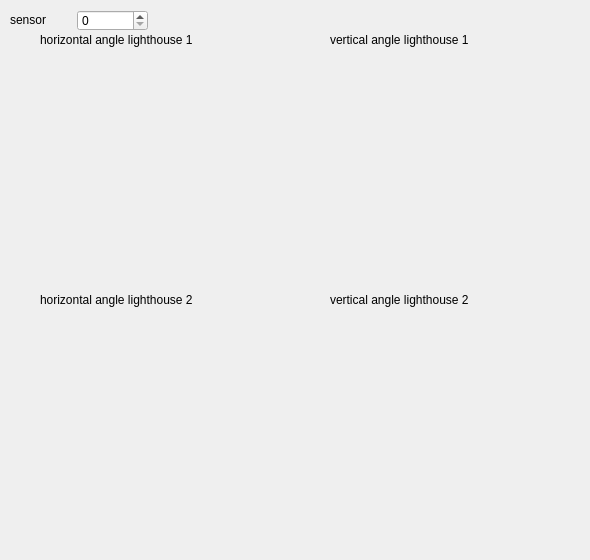
   <widget class="QWidget" name="tab_2">
    <attribute name="title">
     <string>angles</string>
    </attribute>
    <widget class="QCustomPlot" name="horizontal_angle_lighthouse_1" native="true">
     <property name="geometry">
      <rect>
       <x>0</x>
       <y>30</y>
       <width>291</width>
       <height>261</height>
      </rect>
     </property>
     <widget class="QLabel" name="label">
      <property name="geometry">
       <rect>
        <x>40</x>
        <y>0</y>
        <width>231</width>
        <height>20</height>
       </rect>
      </property>
      <property name="text">
       <string>horizontal angle lighthouse 1</string>
      </property>
     </widget>
    </widget>
    <widget class="QSpinBox" name="sensor_selector">
     <property name="geometry">
      <rect>
       <x>77</x>
       <y>10</y>
       <width>71</width>
       <height>21</height>
      </rect>
     </property>
     <property name="maximum">
      <number>31</number>
     </property>
    </widget>
    <widget class="QLabel" name="sensor_selector_label">
     <property name="geometry">
      <rect>
       <x>10</x>
       <y>10</y>
       <width>51</width>
       <height>20</height>
      </rect>
     </property>
     <property name="text">
      <string>sensor</string>
     </property>
    </widget>
    <widget class="QCustomPlot" name="vertical_angle_lighthouse_1" native="true">
     <property name="geometry">
      <rect>
       <x>290</x>
       <y>30</y>
       <width>291</width>
       <height>261</height>
      </rect>
     </property>
     <widget class="QLabel" name="label_2">
      <property name="geometry">
       <rect>
        <x>40</x>
        <y>0</y>
        <width>221</width>
        <height>20</height>
       </rect>
      </property>
      <property name="text">
       <string>vertical angle lighthouse 1</string>
      </property>
     </widget>
    </widget>
    <widget class="QCustomPlot" name="vertical_angle_lighthouse_2" native="true">
     <property name="geometry">
      <rect>
       <x>290</x>
       <y>290</y>
       <width>291</width>
       <height>261</height>
      </rect>
     </property>
     <widget class="QLabel" name="label_3">
      <property name="geometry">
       <rect>
        <x>40</x>
        <y>0</y>
        <width>221</width>
        <height>20</height>
       </rect>
      </property>
      <property name="text">
       <string>vertical angle lighthouse 2</string>
      </property>
     </widget>
    </widget>
    <widget class="QCustomPlot" name="horizontal_angle_lighthouse_2" native="true">
     <property name="geometry">
      <rect>
       <x>0</x>
       <y>290</y>
       <width>291</width>
       <height>261</height>
      </rect>
     </property>
     <widget class="QLabel" name="label_4">
      <property name="geometry">
       <rect>
        <x>40</x>
        <y>0</y>
        <width>231</width>
        <height>20</height>
       </rect>
      </property>
      <property name="text">
       <string>horizontal angle lighthouse 2</string>
      </property>
     </widget>
    </widget>
   </widget>
